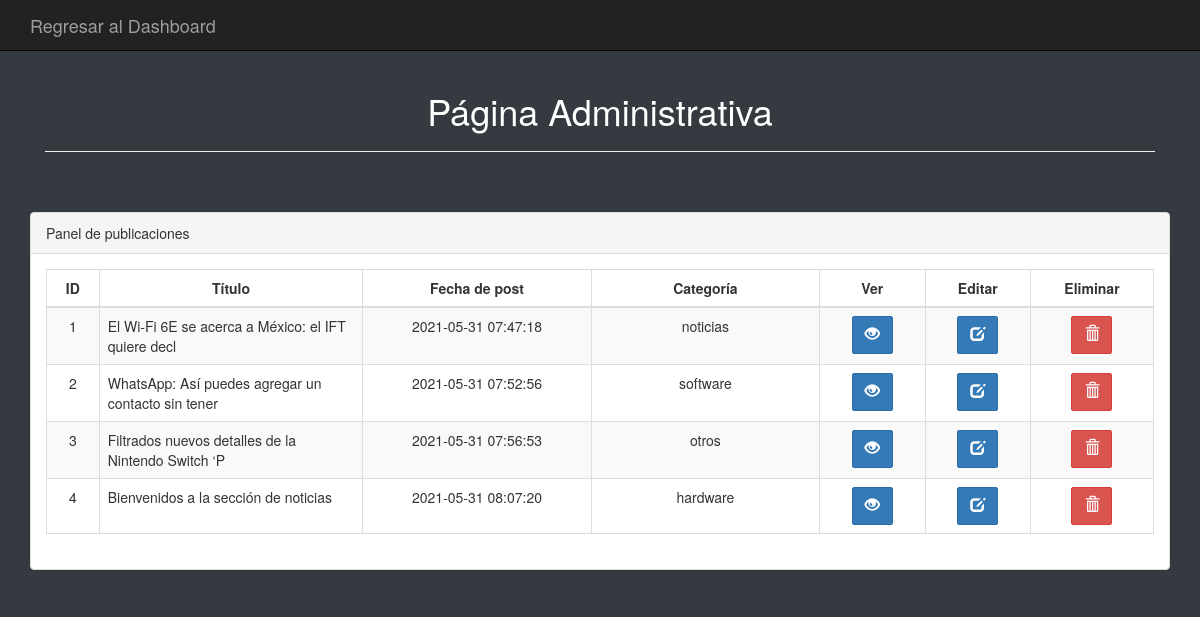
The app's page /admin/admin_portada.php (signed in) with its own data.
### tables this page shows
CREATE TABLE `contenido` (
  `id` int(11) NOT NULL,
  `Titulo` varchar(50) DEFAULT NULL,
  `Fecha` datetime NOT NULL,
  `Comentario` text NOT NULL,
  `Imagen` varchar(30) DEFAULT NULL,
  `categoria` varchar(20) DEFAULT NULL
);

### admin/admin_portada.php (the view, shortened to what this page needs)
<!DOCTYPE html>
<html>
<head>
<link rel="stylesheet" href="../bootstrap/css/bootstrap.min.css">
</head>
<body style="background-color: #343a40;">
<nav class="navbar navbar-inverse navbar-static-top">
  <div class="container">
    <div class="navbar-header">
      <a class="navbar-brand" href="indexadmin.php">Regresar al Dashboard</a>
    </div>
  </div>
</nav>
<div class="wrapper">
<div class="container">
	<div class="col-lg-12">
		<center>
			<h1>Página Administrativa</h1>
		</center>
		<hr><br><br>
	</div>
	<br><br><br>
	<div class="row">
            <div class="col-lg-12">
                <div class="panel panel-default">
                    <div class="panel-heading"> Panel de publicaciones</div>
                    <div class="panel-body">
                        <div class="table-responsive">
                            <table class="table table-striped table-bordered table-hover">
                                <thead>
                                    <tr>
                                        <th width="3%" style="text-align: center;">ID</th>
                                        <th width="15%">Título</th>
                                        <th width="13%">Fecha de post</th>
                                        <th width="13%">Categoría</th>
                                        <th width="6%">Ver</th>
                                        <th width="6%">Editar</th>
                                        <th width="6%">Eliminar</th>
                                    </tr>
                                </thead>
                                <tbody>
								<?php
								require_once 'DBcontenidos_connect.php';
								$select_stmt=$db->prepare("SELECT id,Titulo,Fecha,categoria FROM contenido");
								$select_stmt->execute();
								while($row=$select_stmt->fetch(PDO::FETCH_ASSOC))
								{
								?>
                                    <tr>
                                        <td style="text-align: center;"><?php echo $row["id"]; ?></td>
                                        <td><?php echo $row["Titulo"]; ?></td>
                                        <td class="centro"><?php echo $row["Fecha"]; ?></td>
                                        <td class="centro"><?php echo $row["categoria"]; ?></td>
                                        <td class="centro"width="4%"><button class="btn btn-primary"><span class="glyphicon glyphicon-eye-open" aria-hidden="true"></span></button></td>
										<td class="centro" width="4%"><button class="btn btn-primary"><span class="glyphicon glyphicon-edit" aria-hidden="true"></span></button></td>
										<td class="centro" width="7%"><button class="btn btn-danger"><span class="glyphicon glyphicon-trash" aria-hidden="true"></span></button></td>
                                    </tr>
								<?php
								}
								?>
                                </tbody>
                            </table>
                        </div>
                    </div>
                </div>
            </div>
</div>
</div>
</body>
</html>

### admin/admin_portada.php (style rules this page uses)
.form-control, .btn { min-height: 38px; border-radius: 2px; }
.btn { font-size: 15px; font-weight: bold; }
h1, h2, h3, h4 { color: white; }
th, .centro { text-align: center; }

### records on screen
contenido: id "1", Titulo "El Wi-Fi 6E se acerca a México: el IFT quiere decl", Fecha "2021-05-31 07:47:18", categoria "noticias"
contenido: id "2", Titulo "WhatsApp: Así puedes agregar un contacto sin tener", Fecha "2021-05-31 07:52:56", categoria "software"
contenido: id "3", Titulo "Filtrados nuevos detalles de la Nintendo Switch ‘P", Fecha "2021-05-31 07:56:53", categoria "otros"
contenido: id "4", Titulo "Bienvenidos a la sección de noticias", Fecha "2021-05-31 08:07:20", categoria "hardware"
